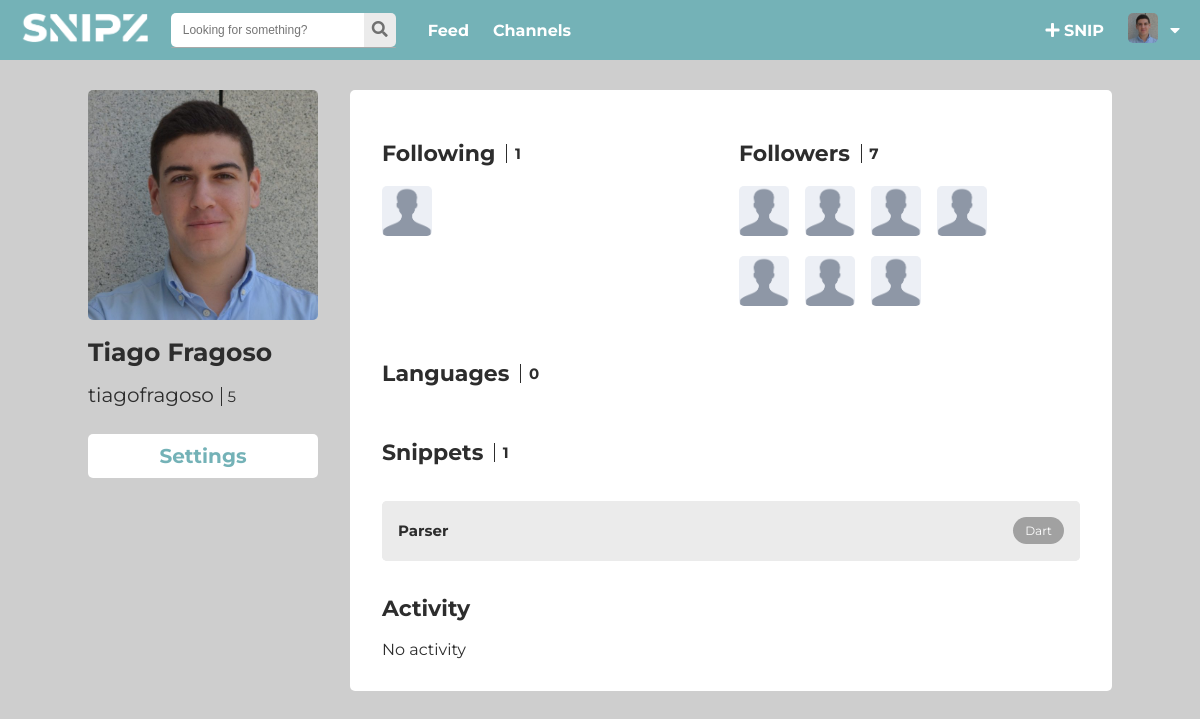
/pages/profile.php (signed in), run on an earlier commit of the app's database.
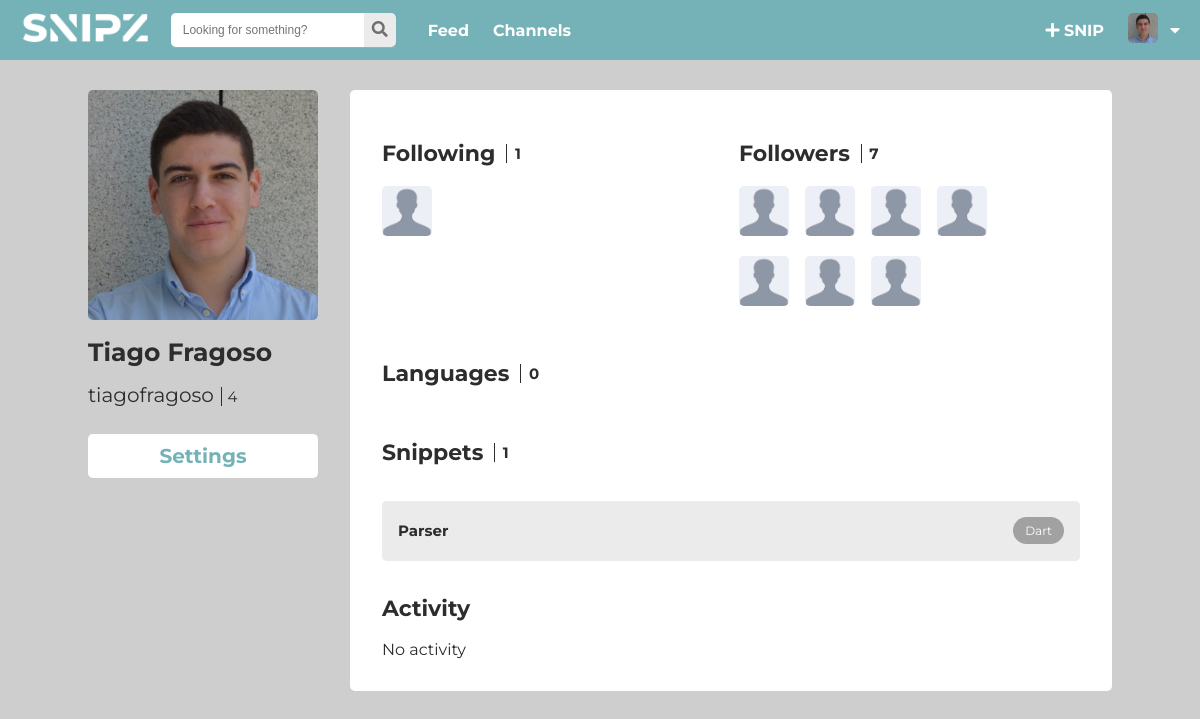
And on a later commit of the database.
### tables this page shows
CREATE TABLE User (
    id       INTEGER PRIMARY KEY,
    username TEXT    UNIQUE
                     NOT NULL,
    email    TEXT    UNIQUE
                     NOT NULL,
    name     TEXT,
    password TEXT    NOT NULL,
    points   INTEGER DEFAULT (0) 
                     NOT NULL
);

### pages/profile.php (called while the page is built, shortened)
<?php
global $id;
if (empty($_GET['id']) && empty($_SESSION['user'])) {
	die(header('Location: ../pages/login.php'));
} else if (empty($_GET['id'])) {
	$id = $_SESSION['user'];
} else {
	$id = $_GET['id'];
}
include_once('../database/db_user.php');
$user = getUser($id);
include_once('../templates/common.php');
include_once('../templates/profile.php');
$snippets = getUserSnippets($id);
$following = getFollowing($id);
$followers = getFollowers($id);
$languages = getUserLanguages($id);
$comments = getUserComments($id);
$settings = $id === $_SESSION['user'];
draw_profile($user, $snippets, $following, $followers, $languages, $settings, $comments);
?>

### database/db_user.php (called while the page is built, shortened)
<?php
	function getUser($id) {
		$db = Database::instance()->getConnection();
		$stmt = $db->prepare('SELECT User.*
		FROM User
		WHERE User.id = ?');
		$stmt->execute(array($id));
		return $stmt->fetch();
	}
	function getUserSnippets($id) {
		$db = Database::instance()->getConnection();
		$stmt = $db->prepare('SELECT Snippet.*, Language.name as languageName
		FROM Snippet, Language
		WHERE Snippet.author = ? AND Snippet.language = Language.code');
		$stmt->execute(array($id));
		return $stmt->fetchAll();
	}
	function getFollowing($id) {
		$db = Database::instance()->getConnection();
		$stmt = $db->prepare('SELECT u2.id, u2.name, u2.username
		FROM FollowUser, User as u2
		WHERE FollowUser.user1 = ? AND FollowUser.user2 = u2.id');
		$stmt->execute(array($id));
		return $stmt->fetchAll();
	}
	function getFollowers($id) {
		$db = Database::instance()->getConnection();
		$stmt = $db->prepare('SELECT u1.id, u1.name, u1.username
		FROM FollowUser, User as u1
		WHERE FollowUser.user2 = ? AND FollowUser.user1 = u1.id');
		$stmt->execute(array($id));
		return $stmt->fetchAll();
	}
?>

### templates/utils.php (called while the page is built, shortened)
<?php
	function getPicture($user) {
		$photo = "../assets/users/$user.jpg";
		$default = "../assets/public/profile-placeholder.png";
		if (file_exists($photo)) {
			return $photo;
		} else {
			return $default;
		}
	}
?>

### templates/profile.php (the view, shortened to what this page needs)
<?php
include_once('utils.php');
function draw_profile($user, $snippets, $following, $followers, $languages, $settings, $comments){
	$pic = getPicture($user['id']);
	?>
	<div data-id="<?=$user['id']?>" class="full-card center flex-row-container profile-wrapper">
		<div class="user-info flex-col-container">
			<img id="profile-pic" src="<?=$pic?>" />
			<div class="user-details flex-col-container">
				<h1><?=$user['name']?></h1>
				<h2><?=$user['username']?><span><?=$user['points']?></span></h2>
			</div>
				<?=$settings?
				'<a class="profile-button settings" href="settings.php">Settings</a>' :
				'<span class="profile-button follow">Follow</span>'?>
		</div>
		<div class="profile-content-wrapper flex-col-container">
			<section class="profile-top flex-row-container">
				<div class="user-following flex-col-container">
					<header class=" flex-row-container flex-vert-center">
						<h1>Following</h1>
						<h2><?=count($following)?></h2>
					</header>
					<div class="user-following-wrapper grid4x2">
						<?php foreach (array_slice($following, 0, 8) as $f) { ?>
						<a href="profile.php?id=<?=$f['id']?>">
							<img class="mini-user-pic" src="<?=getPicture($f['id'])?>" />
						</a>
						<?php } ?>
					</div>
				</div>
				<div class="user-followers flex-col-container">
					<header class="flex-row-container flex-vert-center">
						<h1>Followers</h1>
						<h2><?=count($followers)?></h2>
						</header>
					<div class="user-followers-wrapper grid4x2">
						<?php foreach (array_slice($followers, 0, 8) as $f) { ?>
							<a href="profile.php?id=<?=$f['id']?>">
							<img class="mini-user-pic" src="<?=getPicture($f['id'])?>" />
						</a>
						<?php } ?>
					</div>
				</div>
			</section>
			<section class="user-languages">
				<header class="flex-row-container flex-vert-center">
					<h1>Languages</h1>
					<h2><?=count($languages)?></h2>
				</header>
			</section>
			<section class="user-snippets">
				<header class="flex-row-container flex-vert-center">
					<h1>Snippets</h1>
					<h2><?=count($snippets)?></h2>
				</header>
				<div class="user-snippets-preview">
					<?php foreach ($snippets as $snippet) { ?>
						<div class="snippet-preview flex-row-container flex-space-between flex-vert-center">
							<div class="snippet-preview-content flex-row-container flex-space-between flex-vert-center">
								<a class="card-title" href="../pages/snippet.php?id=<?=$snippet['id']?>"><?=$snippet['title']?></a>
								<a href="../pages/channels.php?code=<?=$snippet['language']?>">
									<div class="language-wrapper">
										<?=$snippet['languageName']?>
									</div>
								</a>
							</div>
						</div>
					<?php } ?>
				</div>
			</section>
			<section class="user-activity">
				<header class=" flex-row-container  flex-vert-center">
					<h1>Activity</h1>
				</header>
				<div class="user-comments">
						<?php
						if (count($comments) == 0) { ?>
							<span class="no-activity">No activity</span>
						<?php } ?>
				</div>
			</section>
		</div>
	</div>
<?php } ?>

What changed in the data, as far as the page shows it:
changed user "Tiago Fragoso": points "5" → "4"
